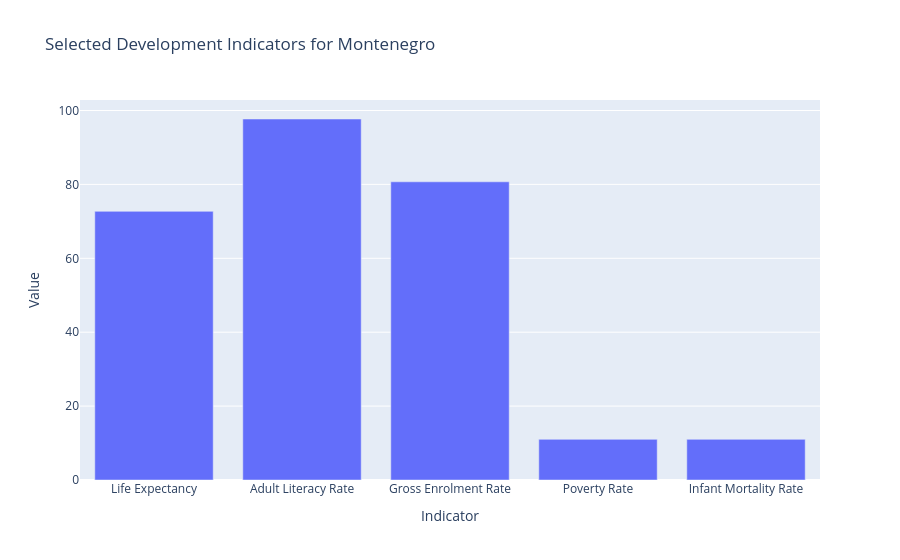

Here is the notebook cell this chart was saved with:
### Code cell
selected_indicators = pd.DataFrame({
    "indicator": [
        "Life Expectancy",
        "Adult Literacy Rate",
        "Gross Enrolment Rate",
        "Poverty Rate",
        "Infant Mortality Rate"
    ],
    "value": [
        72.7,
        97.7,
        80.7,
        11,
        11
    ]
})

fig2 = px.bar(
    selected_indicators,
    x="indicator",
    y="value",
    title="Selected Development Indicators for Montenegro",
    labels={"indicator": "Indicator", "value": "Value"}
)

fig2.show()
fig2.write_html(OUTPUT_DIR / "core_indicators.html")

### Figure 1 — Plotly figure (JSON) as saved in the notebook; plotly's stock layout.template omitted (floating-point values rounded to 4 significant figures)
{"data": [{"hovertemplate": "Indicator=%{x}<br>Value=%{y}<extra></extra>", "legendgroup": "", "marker": {"color": "#636efa", "pattern": {"shape": ""}}, "name": "", "orientation": "v", "showlegend": false, "textposition": "auto", "type": "bar", "x": ["Life Expectancy", "Adult Literacy Rate", "Gross Enrolment Rate", "Poverty Rate", "Infant Mortality Rate"], "xaxis": "x", "y": [72.7, 97.7, 80.7, 11.0, 11.0], "yaxis": "y"}], "layout": {"barmode": "relative", "legend": {"tracegroupgap": 0}, "title": {"text": "Selected Development Indicators for Montenegro"}, "xaxis": {"anchor": "y", "domain": [0, 1], "title": {"text": "Indicator"}}, "yaxis": {"anchor": "x", "domain": [0, 1], "title": {"text": "Value"}}}}
